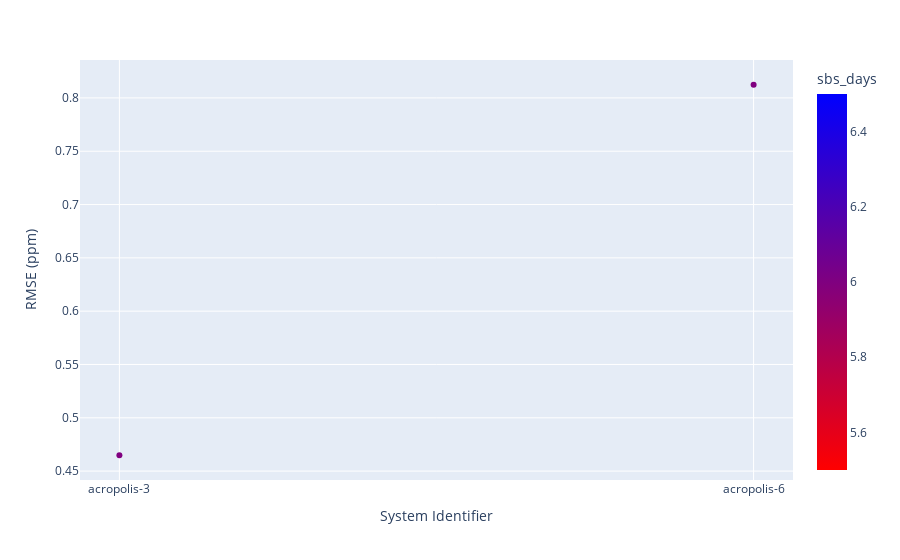

The code cell stored with this chart in its notebook:
### Code cell
fig = px.scatter(df_plot, x="system_name",
                 y="rmse_full_deployment", 
                 color = "sbs_days", 
                 color_continuous_scale=px.colors.sequential.Bluered_r)

fig.update_layout(
    yaxis_title='RMSE (ppm)',
    xaxis_title='System Identifier',
    title='',
)
fig.show()

### Figure 1 — Plotly figure (JSON) as saved in the notebook; plotly's stock layout.template omitted (floating-point values rounded to 4 significant figures)
{"data": [{"hovertemplate": "system_name=%{x}<br>rmse_full_deployment=%{y}<br>sbs_days=%{marker.color}<extra></extra>", "legendgroup": "", "marker": {"color": [6, 6], "coloraxis": "coloraxis", "symbol": "circle"}, "mode": "markers", "name": "", "orientation": "v", "showlegend": false, "type": "scatter", "x": ["acropolis-3", "acropolis-6"], "xaxis": "x", "y": [0.4649, 0.8124], "yaxis": "y"}], "layout": {"coloraxis": {"colorbar": {"title": {"text": "sbs_days"}}, "colorscale": [[0, "rgb(255,0,0)"], [1, "rgb(0,0,255)"]]}, "legend": {"tracegroupgap": 0}, "margin": {"t": 60}, "title": {"text": ""}, "xaxis": {"anchor": "y", "domain": [0, 1], "title": {"text": "System Identifier"}}, "yaxis": {"anchor": "x", "domain": [0, 1], "title": {"text": "RMSE (ppm)"}}}}
